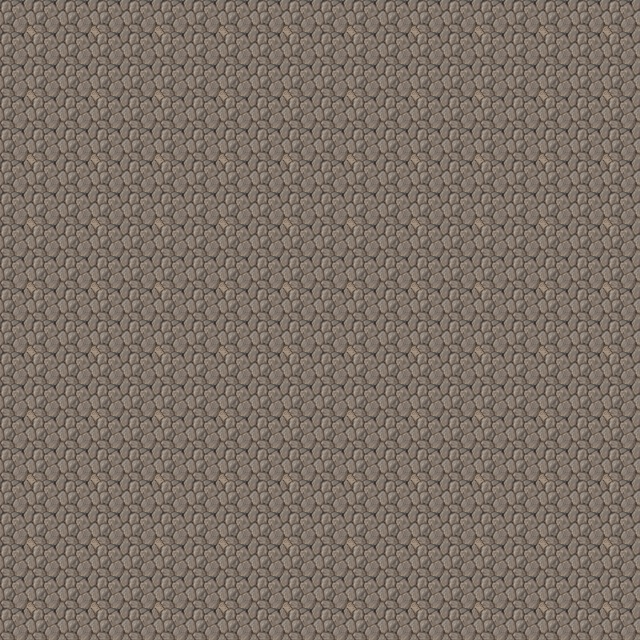

Rendered tile map (Tiled .tmx) drawn with the repository's tilesets; below, a short description and the map source with its tile grids summarised:
An orthogonal 20x20 tile map with 32x32 px tiles, 2 tile layers (floor, obstacles).

<map version="1.0" orientation="orthogonal" width="20" height="20" tilewidth="32" tileheight="32">
 <tileset firstgid="1" name="tileset" tilewidth="32" tileheight="32">
  <image source="image (1).png" width="512" height="512" />
 </tileset>
 <layer name="floor" width="20" height="20">
  <data>[400 cells, 400 non-empty, 4 distinct tile ids]</data>
 </layer>
 <layer name="obstacles" width="20" height="20">
  <data>[400 cells, 0 non-empty, 0 distinct tile ids]</data>
 </layer>
</map>
